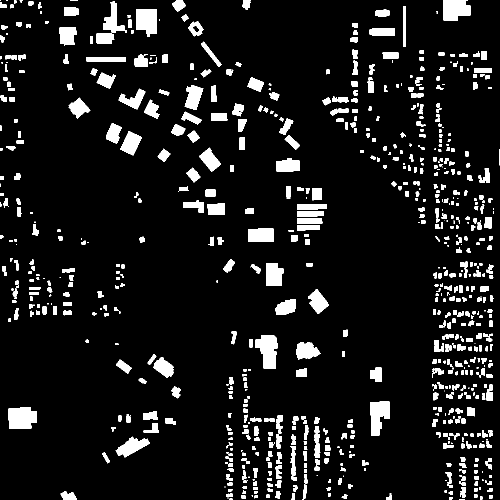
#> input picture data/PNG/1000x1000/GT.png, 1000 x 1000 px, found by its file name (shown at 1/2 size)
$ python invertBW.py
#> lines starting #> are read from the running program, lines starting #| are printed output that depends on the picture; after the words box and inside, x2 and y2 are one past the last pixel; in counts of white or black regions, pixels touching at a corner belong together
# Resize and Preserve Aspect Ratio
import cv2

input_GT = "PNG/GT.png"
output_GT_invert = "PNG/GT_INV.png"


def invertBW(input, output):
    ''' 20% percent of original size
    '''
#> called with input = 'PNG/GT.png', output = 'PNG/GT_INV.png'
    image = cv2.imread(input, 0)
#> image: shape (1000, 1000); 9.1% white; 874 white regions (159 under 20 px), largest, box (x1, y1, x2, y2) and area: (17, 814, 73, 858) 2131, (511, 670, 555, 737) 2063, (272, 19, 314, 73) 1906
    print('Original Dimensions : ', image.shape)
#| Original Dimensions :  (1000, 1000)

    # resize image
    invert = cv2.bitwise_not(image)
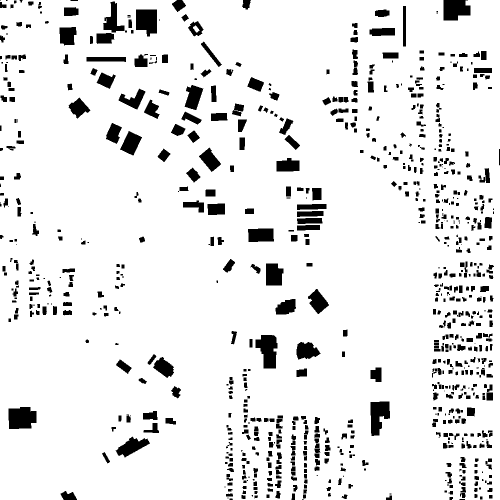
#> invert: shape (1000, 1000) (shown at 1/2 size); 90.9% white; 874 black regions (159 under 20 px), largest, box (x1, y1, x2, y2) and area: (17, 814, 73, 858) 2131, (511, 670, 555, 737) 2063, (272, 19, 314, 73) 1906
    print('Resized Dimensions : ', invert.shape)
#| Resized Dimensions :  (1000, 1000)

    # save image
    status = cv2.imwrite(output, invert)
    print("Inverted Image written to file-system : ", status)
#| Inverted Image written to file-system :  True
    return status


if __name__ == '__main__':
    print("Resize the PNG image with OpenCV:")
    invertBW(input_GT, output_GT_invert)
    print("Done")
